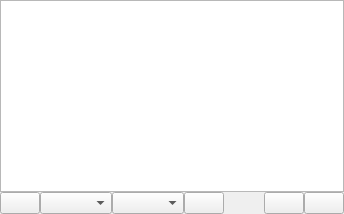
              <widget class="QWidget" name="tab_table">
               <attribute name="icon">
                <iconset resource="../../assets/asset.qrc">
                 <normaloff>:/svgs/svgs/table-excel-svgrepo-com.svg</normaloff>:/svgs/svgs/table-excel-svgrepo-com.svg</iconset>
               </attribute>
               <attribute name="title">
                <string>table</string>
               </attribute>
               <layout class="QVBoxLayout" name="verticalLayout_19">
                <property name="spacing">
                 <number>0</number>
                </property>
                <property name="leftMargin">
                 <number>0</number>
                </property>
                <property name="topMargin">
                 <number>0</number>
                </property>
                <property name="rightMargin">
                 <number>0</number>
                </property>
                <property name="bottomMargin">
                 <number>0</number>
                </property>
                <item>
                 <widget class="QTableWidget" name="tableWidget">
                  <property name="autoScrollMargin">
                   <number>2</number>
                  </property>
                  <property name="dragEnabled">
                   <bool>true</bool>
                  </property>
                  <property name="dragDropMode">
                   <enum>QAbstractItemView::NoDragDrop</enum>
                  </property>
                  <property name="defaultDropAction">
                   <enum>Qt::IgnoreAction</enum>
                  </property>
                  <property name="alternatingRowColors">
                   <bool>false</bool>
                  </property>
                  <property name="iconSize">
                   <size>
                    <width>20</width>
                    <height>20</height>
                   </size>
                  </property>
                  <property name="textElideMode">
                   <enum>Qt::ElideLeft</enum>
                  </property>
                  <property name="showGrid">
                   <bool>true</bool>
                  </property>
                  <property name="sortingEnabled">
                   <bool>true</bool>
                  </property>
                  <property name="wordWrap">
                   <bool>true</bool>
                  </property>
                  <property name="cornerButtonEnabled">
                   <bool>true</bool>
                  </property>
                 </widget>
                </item>
                <item>
                 <widget class="QFrame" name="frame_table">
                  <property name="frameShape">
                   <enum>QFrame::NoFrame</enum>
                  </property>
                  <property name="type" stdset="0">
                   <string>topbar</string>
                  </property>
                  <layout class="QHBoxLayout" name="horizontalLayout_8">
                   <property name="spacing">
                    <number>0</number>
                   </property>
                   <property name="leftMargin">
                    <number>0</number>
                   </property>
                   <property name="topMargin">
                    <number>0</number>
                   </property>
                   <property name="rightMargin">
                    <number>0</number>
                   </property>
                   <property name="bottomMargin">
                    <number>0</number>
                   </property>
                   <item>
                    <widget class="QPushButton" name="table_open">
                     <property name="toolTip">
                      <string>&lt;html&gt;&lt;head/&gt;&lt;body&gt;&lt;p&gt;open file&lt;/p&gt;&lt;p&gt;&lt;br/&gt;&lt;/p&gt;&lt;/body&gt;&lt;/html&gt;</string>
                     </property>
                     <property name="text">
                      <string/>
                     </property>
                     <property name="icon">
                      <iconset resource="../../assets/asset.qrc">
                       <normaloff>:/svgs/svgs/open-svgrepo-com.svg</normaloff>:/svgs/svgs/open-svgrepo-com.svg</iconset>
                     </property>
                    </widget>
                   </item>
                   <item>
                    <widget class="QComboBox" name="table_combo_file">
                     <property name="maximumSize">
                      <size>
                       <width>16777215</width>
                       <height>200</height>
                      </size>
                     </property>
                     <property name="placeholderText">
                      <string>None</string>
                     </property>
                    </widget>
                   </item>
                   <item>
                    <widget class="QComboBox" name="table_combo_list">
                     <property name="maximumSize">
                      <size>
                       <width>16777215</width>
                       <height>200</height>
                      </size>
                     </property>
                     <property name="placeholderText">
                      <string>None</string>
                     </property>
                    </widget>
                   </item>
                   <item>
                    <widget class="QPushButton" name="table_save">
                     <property name="toolTip">
                      <string>&lt;html&gt;&lt;head/&gt;&lt;body&gt;&lt;p&gt;save&lt;/p&gt;&lt;/body&gt;&lt;/html&gt;</string>
                     </property>
                     <property name="text">
                      <string/>
                     </property>
                     <property name="icon">
                      <iconset resource="../../assets/asset.qrc">
                       <normaloff>:/svgs/svgs/save-save-file-svgrepo-com.svg</normaloff>:/svgs/svgs/save-save-file-svgrepo-com.svg</iconset>
                     </property>
                    </widget>
                   </item>
                   <item>
                    <spacer name="horizontalSpacer_6">
                     <property name="orientation">
                      <enum>Qt::Horizontal</enum>
                     </property>
                     <property name="sizeHint" stdset="0">
                      <size>
                       <width>40</width>
                       <height>20</height>
                      </size>
                     </property>
                    </spacer>
                   </item>
                   <item>
                    <widget class="QPushButton" name="table_minus">
                     <property name="toolTip">
                      <string>&lt;html&gt;&lt;head/&gt;&lt;body&gt;&lt;p&gt;decrease font size&lt;/p&gt;&lt;/body&gt;&lt;/html&gt;</string>
                     </property>
                     <property name="text">
                      <string/>
                     </property>
                     <property name="icon">
                      <iconset resource="../../assets/asset.qrc">
                       <normaloff>:/svgs/svgs/minus-svgrepo-com.svg</normaloff>:/svgs/svgs/minus-svgrepo-com.svg</iconset>
                     </property>
                    </widget>
                   </item>
                   <item>
                    <widget class="QPushButton" name="table_plus">
                     <property name="toolTip">
                      <string>&lt;html&gt;&lt;head/&gt;&lt;body&gt;&lt;p&gt;increase font size&lt;/p&gt;&lt;/body&gt;&lt;/html&gt;</string>
                     </property>
                     <property name="text">
                      <string/>
                     </property>
                     <property name="icon">
                      <iconset resource="../../assets/asset.qrc">
                       <normaloff>:/svgs/svgs/plus-add-svgrepo-com.svg</normaloff>:/svgs/svgs/plus-add-svgrepo-com.svg</iconset>
                     </property>
                    </widget>
                   </item>
                  </layout>
                 </widget>
                </item>
               </layout>
              </widget>
